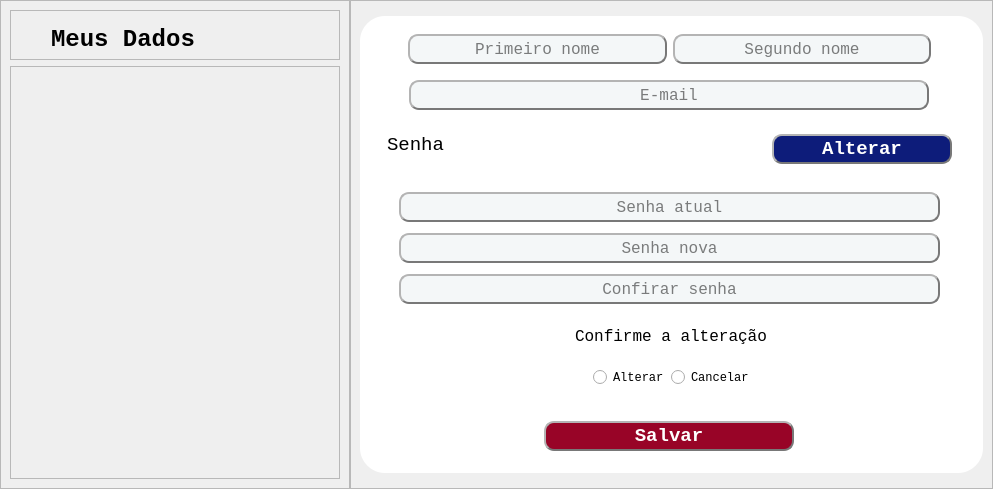
      <widget class="QWidget" name="data_change_pg2">
       <layout class="QHBoxLayout" name="horizontalLayout_12">
        <property name="spacing">
         <number>0</number>
        </property>
        <property name="leftMargin">
         <number>0</number>
        </property>
        <property name="topMargin">
         <number>0</number>
        </property>
        <property name="rightMargin">
         <number>0</number>
        </property>
        <property name="bottomMargin">
         <number>0</number>
        </property>
        <item>
         <widget class="QFrame" name="frame_5">
          <property name="minimumSize">
           <size>
            <width>350</width>
            <height>0</height>
           </size>
          </property>
          <property name="frameShape">
           <enum>QFrame::StyledPanel</enum>
          </property>
          <property name="frameShadow">
           <enum>QFrame::Raised</enum>
          </property>
          <layout class="QVBoxLayout" name="verticalLayout_33">
           <item>
            <widget class="QFrame" name="data_change_txt_grid_2">
             <property name="maximumSize">
              <size>
               <width>16777215</width>
               <height>50</height>
              </size>
             </property>
             <property name="frameShape">
              <enum>QFrame::StyledPanel</enum>
             </property>
             <property name="frameShadow">
              <enum>QFrame::Raised</enum>
             </property>
             <layout class="QVBoxLayout" name="verticalLayout_34">
              <property name="leftMargin">
               <number>40</number>
              </property>
              <property name="bottomMargin">
               <number>0</number>
              </property>
              <item>
               <widget class="QLabel" name="meus_dados_text2_2">
                <property name="font">
                 <font>
                  <family>Lucida Console</family>
                  <pointsize>18</pointsize>
                  <weight>75</weight>
                  <bold>true</bold>
                 </font>
                </property>
                <property name="text">
                 <string>Meus Dados</string>
                </property>
               </widget>
              </item>
             </layout>
            </widget>
           </item>
           <item>
            <widget class="QFrame" name="data_chance_icon_grid_2">
             <property name="frameShape">
              <enum>QFrame::StyledPanel</enum>
             </property>
             <property name="frameShadow">
              <enum>QFrame::Raised</enum>
             </property>
             <layout class="QVBoxLayout" name="verticalLayout_35">
              <item>
               <widget class="QLabel" name="user_icon2_2">
                <property name="maximumSize">
                 <size>
                  <width>250</width>
                  <height>250</height>
                 </size>
                </property>
                <property name="text">
                 <string/>
                </property>
                <property name="pixmap">
                 <pixmap resource="icons.qrc">:/icons/telas e icons/icons/Bianca/Icones e Imagens/IconeFotoFuncionarioAmpliada.svg</pixmap>
                </property>
                <property name="scaledContents">
                 <bool>true</bool>
                </property>
                <property name="alignment">
                 <set>Qt::AlignCenter</set>
                </property>
               </widget>
              </item>
             </layout>
            </widget>
           </item>
          </layout>
         </widget>
        </item>
        <item>
         <widget class="QFrame" name="frame_26">
          <property name="frameShape">
           <enum>QFrame::StyledPanel</enum>
          </property>
          <property name="frameShadow">
           <enum>QFrame::Raised</enum>
          </property>
          <layout class="QVBoxLayout" name="verticalLayout_24">
           <item>
            <widget class="QFrame" name="superior_adequar_3">
             <property name="maximumSize">
              <size>
               <width>16777215</width>
               <height>50</height>
              </size>
             </property>
             <property name="frameShape">
              <enum>QFrame::StyledPanel</enum>
             </property>
             <property name="frameShadow">
              <enum>QFrame::Raised</enum>
             </property>
            </widget>
           </item>
           <item alignment="Qt::AlignVCenter">
            <widget class="QFrame" name="frame_27">
             <property name="minimumSize">
              <size>
               <width>623</width>
               <height>457</height>
              </size>
             </property>
             <property name="maximumSize">
              <size>
               <width>623</width>
               <height>457</height>
              </size>
             </property>
             <property name="styleSheet">
              <string notr="true">background-color: rgb(255, 255, 255);
border-radius: 25px;
border-style: outset;
</string>
             </property>
             <property name="frameShape">
              <enum>QFrame::StyledPanel</enum>
             </property>
             <property name="frameShadow">
              <enum>QFrame::Raised</enum>
             </property>
             <layout class="QVBoxLayout" name="verticalLayout_28">
              <item>
               <widget class="QFrame" name="frame_28">
                <property name="sizePolicy">
                 <sizepolicy hsizetype="Preferred" vsizetype="Preferred">
                  <horstretch>0</horstretch>
                  <verstretch>0</verstretch>
                 </sizepolicy>
                </property>
                <property name="minimumSize">
                 <size>
                  <width>601</width>
                  <height>85</height>
                 </size>
                </property>
                <property name="maximumSize">
                 <size>
                  <width>601</width>
                  <height>96</height>
                 </size>
                </property>
                <property name="frameShape">
                 <enum>QFrame::StyledPanel</enum>
                </property>
                <property name="frameShadow">
                 <enum>QFrame::Raised</enum>
                </property>
                <layout class="QVBoxLayout" name="verticalLayout_29">
                 <property name="spacing">
                  <number>6</number>
                 </property>
                 <property name="leftMargin">
                  <number>30</number>
                 </property>
                 <property name="topMargin">
                  <number>0</number>
                 </property>
                 <property name="rightMargin">
                  <number>30</number>
                 </property>
                 <property name="bottomMargin">
                  <number>0</number>
                 </property>
                 <item>
                  <widget class="QFrame" name="frame_40">
                   <property name="frameShape">
                    <enum>QFrame::StyledPanel</enum>
                   </property>
                   <property name="frameShadow">
                    <enum>QFrame::Raised</enum>
                   </property>
                   <layout class="QHBoxLayout" name="horizontalLayout_23">
                    <property name="spacing">
                     <number>6</number>
                    </property>
                    <item>
                     <widget class="QLineEdit" name="primeiro_nome_edt2">
                      <property name="minimumSize">
                       <size>
                        <width>0</width>
                        <height>30</height>
                       </size>
                      </property>
                      <property name="font">
                       <font>
                        <family>Lucida Console</family>
                        <pointsize>12</pointsize>
                       </font>
                      </property>
                      <property name="styleSheet">
                       <string notr="true">background-color: rgb(244, 247, 248);
border-radius: 10px;
border-style: outset;
border-width: 2px;
border-color: rgb(120, 120, 120);</string>
                      </property>
                      <property name="alignment">
                       <set>Qt::AlignCenter</set>
                      </property>
                      <property name="placeholderText">
                       <string>Primeiro nome</string>
                      </property>
                     </widget>
                    </item>
                    <item>
                     <widget class="QLineEdit" name="segundo_nome_edt2">
                      <property name="minimumSize">
                       <size>
                        <width>0</width>
                        <height>30</height>
                       </size>
                      </property>
                      <property name="font">
                       <font>
                        <family>Lucida Console</family>
                        <pointsize>12</pointsize>
                       </font>
                      </property>
                      <property name="styleSheet">
                       <string notr="true">background-color: rgb(244, 247, 248);
border-radius: 10px;
border-style: outset;
border-width: 2px;
border-color: rgb(120, 120, 120);</string>
                      </property>
                      <property name="alignment">
                       <set>Qt::AlignCenter</set>
                      </property>
                      <property name="placeholderText">
                       <string>Segundo nome</string>
                      </property>
                     </widget>
                    </item>
                   </layout>
                  </widget>
                 </item>
                 <item alignment="Qt::AlignHCenter">
                  <widget class="QLineEdit" name="email_edt2">
                   <property name="minimumSize">
                    <size>
                     <width>520</width>
                     <height>30</height>
                    </size>
                   </property>
                   <property name="maximumSize">
                    <size>
                     <width>525</width>
                     <height>16777215</height>
                    </size>
                   </property>
                   <property name="font">
                    <font>
                     <family>Lucida Console</family>
                     <pointsize>12</pointsize>
                    </font>
                   </property>
                   <property name="styleSheet">
                    <string notr="true">background-color: rgb(244, 247, 248);
border-radius: 10px;
border-style: outset;
border-width: 2px;
border-color: rgb(120, 120, 120);</string>
                   </property>
                   <property name="alignment">
                    <set>Qt::AlignCenter</set>
                   </property>
                   <property name="placeholderText">
                    <string>E-mail</string>
                   </property>
                  </widget>
                 </item>
                </layout>
               </widget>
              </item>
              <item alignment="Qt::AlignTop">
               <widget class="QFrame" name="frame_29">
                <property name="minimumSize">
                 <size>
                  <width>601</width>
                  <height>65</height>
                 </size>
                </property>
                <property name="maximumSize">
                 <size>
                  <width>601</width>
                  <height>45</height>
                 </size>
                </property>
                <property name="frameShape">
                 <enum>QFrame::StyledPanel</enum>
                </property>
                <property name="frameShadow">
                 <enum>QFrame::Raised</enum>
                </property>
                <layout class="QHBoxLayout" name="horizontalLayout_10">
                 <item alignment="Qt::AlignTop">
                  <widget class="QFrame" name="frame_30">
                   <property name="maximumSize">
                    <size>
                     <width>16777215</width>
                     <height>45</height>
                    </size>
                   </property>
                   <property name="frameShape">
                    <enum>QFrame::StyledPanel</enum>
                   </property>
                   <property name="frameShadow">
                    <enum>QFrame::Raised</enum>
                   </property>
                   <layout class="QVBoxLayout" name="verticalLayout_30">
                    <item alignment="Qt::AlignLeft">
                     <widget class="QLabel" name="label_8">
                      <property name="font">
                       <font>
                        <family>Lucida Console</family>
                        <pointsize>14</pointsize>
                       </font>
                      </property>
                      <property name="text">
                       <string>Senha</string>
                      </property>
                     </widget>
                    </item>
                   </layout>
                  </widget>
                 </item>
                 <item alignment="Qt::AlignRight|Qt::AlignTop">
                  <widget class="QFrame" name="frame_31">
                   <property name="maximumSize">
                    <size>
                     <width>16777215</width>
                     <height>45</height>
                    </size>
                   </property>
                   <property name="frameShape">
                    <enum>QFrame::StyledPanel</enum>
                   </property>
                   <property name="frameShadow">
                    <enum>QFrame::Raised</enum>
                   </property>
                   <layout class="QVBoxLayout" name="verticalLayout_31">
                    <item>
                     <widget class="QPushButton" name="pushButton_12">
                      <property name="minimumSize">
                       <size>
                        <width>180</width>
                        <height>30</height>
                       </size>
                      </property>
                      <property name="maximumSize">
                       <size>
                        <width>180</width>
                        <height>16777215</height>
                       </size>
                      </property>
                      <property name="font">
                       <font>
                        <family>Lucida Console</family>
                        <pointsize>14</pointsize>
                        <weight>75</weight>
                        <bold>true</bold>
                       </font>
                      </property>
                      <property name="cursor">
                       <cursorShape>PointingHandCursor</cursorShape>
                      </property>
                      <property name="styleSheet">
                       <string notr="true">background-color: rgb(13, 28, 122);
color: rgb(255, 255, 255);
border-radius: 10px;
border-style: outset;
border-width: 2px;
border-color: rgb(120, 120, 120);</string>
                      </property>
                      <property name="text">
                       <string>Alterar</string>
                      </property>
                     </widget>
                    </item>
                   </layout>
                  </widget>
                 </item>
                </layout>
               </widget>
              </item>
              <item alignment="Qt::AlignTop">
               <widget class="QFrame" name="frame_32">
                <property name="minimumSize">
                 <size>
                  <width>601</width>
                  <height>125</height>
                 </size>
                </property>
                <property name="maximumSize">
                 <size>
                  <width>601</width>
                  <height>125</height>
                 </size>
                </property>
                <property name="frameShape">
                 <enum>QFrame::StyledPanel</enum>
                </property>
                <property name="frameShadow">
                 <enum>QFrame::Raised</enum>
                </property>
                <layout class="QVBoxLayout" name="verticalLayout_32">
                 <property name="spacing">
                  <number>6</number>
                 </property>
                 <property name="leftMargin">
                  <number>30</number>
                 </property>
                 <property name="topMargin">
                  <number>0</number>
                 </property>
                 <property name="rightMargin">
                  <number>30</number>
                 </property>
                 <property name="bottomMargin">
                  <number>0</number>
                 </property>
                 <item>
                  <widget class="QLineEdit" name="senha_atual_edt">
                   <property name="enabled">
                    <bool>true</bool>
                   </property>
                   <property name="minimumSize">
                    <size>
                     <width>0</width>
                     <height>30</height>
                    </size>
                   </property>
                   <property name="font">
                    <font>
                     <family>Lucida Console</family>
                     <pointsize>12</pointsize>
                    </font>
                   </property>
                   <property name="styleSheet">
                    <string notr="true">background-color: rgb(244, 247, 248);
border-radius: 10px;
border-style: outset;
border-width: 2px;
border-color: rgb(120, 120, 120);</string>
                   </property>
                   <property name="echoMode">
                    <enum>QLineEdit::Password</enum>
                   </property>
                   <property name="alignment">
                    <set>Qt::AlignCenter</set>
                   </property>
                   <property name="readOnly">
                    <bool>false</bool>
                   </property>
                   <property name="placeholderText">
                    <string>Senha atual</string>
                   </property>
                  </widget>
                 </item>
                 <item>
                  <widget class="QLineEdit" name="senha_nova_edt">
                   <property name="enabled">
                    <bool>true</bool>
                   </property>
                   <property name="minimumSize">
                    <size>
                     <width>0</width>
                     <height>30</height>
                    </size>
                   </property>
                   <property name="font">
                    <font>
                     <family>Lucida Console</family>
                     <pointsize>12</pointsize>
                    </font>
                   </property>
                   <property name="styleSheet">
                    <string notr="true">background-color: rgb(244, 247, 248);
border-radius: 10px;
border-style: outset;
border-width: 2px;
border-color: rgb(120, 120, 120);</string>
                   </property>
                   <property name="echoMode">
                    <enum>QLineEdit::Password</enum>
                   </property>
                   <property name="alignment">
                    <set>Qt::AlignCenter</set>
                   </property>
                   <property name="readOnly">
                    <bool>false</bool>
                   </property>
                   <property name="placeholderText">
                    <string>Senha nova</string>
                   </property>
                  </widget>
                 </item>
                 <item>
                  <widget class="QLineEdit" name="senha_nova_confirma_edt">
                   <property name="enabled">
                    <bool>true</bool>
                   </property>
                   <property name="minimumSize">
                    <size>
                     <width>0</width>
                     <height>30</height>
                    </size>
                   </property>
                   <property name="font">
                    <font>
                     <family>Lucida Console</family>
                     <pointsize>12</pointsize>
                    </font>
                   </property>
                   <property name="styleSheet">
                    <string notr="true">background-color: rgb(244, 247, 248);
border-radius: 10px;
border-style: outset;
border-width: 2px;
border-color: rgb(120, 120, 120);</string>
                   </property>
                   <property name="echoMode">
                    <enum>QLineEdit::Password</enum>
                   </property>
                   <property name="alignment">
                    <set>Qt::AlignCenter</set>
                   </property>
                   <property name="readOnly">
                    <bool>false</bool>
                   </property>
                   <property name="placeholderText">
                    <string>Confirar senha</string>
                   </property>
                  </widget>
                 </item>
                </layout>
               </widget>
              </item>
              <item>
               <widget class="QFrame" name="frame_41">
                <property name="frameShape">
                 <enum>QFrame::StyledPanel</enum>
                </property>
                <property name="frameShadow">
                 <enum>QFrame::Raised</enum>
                </property>
                <layout class="QVBoxLayout" name="verticalLayout_55">
                 <property name="leftMargin">
                  <number>0</number>
                 </property>
                 <property name="topMargin">
                  <number>0</number>
                 </property>
                 <property name="rightMargin">
                  <number>0</number>
                 </property>
                 <property name="bottomMargin">
                  <number>0</number>
                 </property>
                 <item>
                  <widget class="QFrame" name="frame_45">
                   <property name="frameShape">
                    <enum>QFrame::StyledPanel</enum>
                   </property>
                   <property name="frameShadow">
                    <enum>QFrame::Raised</enum>
                   </property>
                   <layout class="QVBoxLayout" name="verticalLayout_56">
                    <item alignment="Qt::AlignHCenter">
                     <widget class="QLabel" name="label_13">
                      <property name="font">
                       <font>
                        <family>Lucida Console</family>
                        <pointsize>12</pointsize>
                       </font>
                      </property>
                      <property name="text">
                       <string>Confirme a alteração</string>
                      </property>
                     </widget>
                    </item>
                   </layout>
                  </widget>
                 </item>
                 <item alignment="Qt::AlignHCenter">
                  <widget class="QFrame" name="frame_46">
                   <property name="frameShape">
                    <enum>QFrame::StyledPanel</enum>
                   </property>
                   <property name="frameShadow">
                    <enum>QFrame::Raised</enum>
                   </property>
                   <layout class="QHBoxLayout" name="horizontalLayout_24">
                    <item>
                     <widget class="QRadioButton" name="confirm_alterar">
                      <property name="font">
                       <font>
                        <family>Lucida Console</family>
                        <pointsize>9</pointsize>
                       </font>
                      </property>
                      <property name="text">
                       <string>Alterar</string>
                      </property>
                     </widget>
                    </item>
                    <item>
                     <widget class="QRadioButton" name="confirm_cancelar">
                      <property name="font">
                       <font>
                        <family>Lucida Console</family>
                        <pointsize>9</pointsize>
                       </font>
                      </property>
                      <property name="text">
                       <string>Cancelar</string>
                      </property>
                     </widget>
                    </item>
                   </layout>
                  </widget>
                 </item>
                </layout>
               </widget>
              </item>
              <item alignment="Qt::AlignBottom">
               <widget class="QFrame" name="frame_33">
                <property name="minimumSize">
                 <size>
                  <width>601</width>
                  <height>45</height>
                 </size>
                </property>
                <property name="maximumSize">
                 <size>
                  <width>601</width>
                  <height>96</height>
                 </size>
                </property>
                <property name="frameShape">
                 <enum>QFrame::StyledPanel</enum>
                </property>
                <property name="frameShadow">
                 <enum>QFrame::Raised</enum>
                </property>
                <layout class="QHBoxLayout" name="horizontalLayout_11">
                 <property name="spacing">
                  <number>0</number>
                 </property>
                 <property name="leftMargin">
                  <number>120</number>
                 </property>
                 <property name="topMargin">
                  <number>0</number>
                 </property>
                 <property name="rightMargin">
                  <number>120</number>
                 </property>
                 <property name="bottomMargin">
                  <number>10</number>
                 </property>
                 <item>
                  <widget class="QPushButton" name="data_salvar_btn2">
                   <property name="minimumSize">
                    <size>
                     <width>0</width>
                     <height>30</height>
                    </size>
                   </property>
                   <property name="maximumSize">
                    <size>
                     <width>250</width>
                     <height>30</height>
                    </size>
                   </property>
                   <property name="font">
                    <font>
                     <family>Lucida Console</family>
                     <pointsize>14</pointsize>
                     <weight>75</weight>
                     <bold>true</bold>
                    </font>
                   </property>
                   <property name="cursor">
                    <cursorShape>PointingHandCursor</cursorShape>
                   </property>
                   <property name="styleSheet">
                    <string notr="true">background-color: rgb(152, 4, 39);
color: rgb(255, 255, 255);
border-radius: 10px;
border-style: outset;
border-width: 2px;
border-color: rgb(120, 120, 120);</string>
                   </property>
                   <property name="text">
                    <string>Salvar</string>
                   </property>
                  </widget>
                 </item>
                </layout>
               </widget>
              </item>
             </layout>
            </widget>
           </item>
           <item>
            <widget class="QFrame" name="inferior_adequar_2">
             <property name="maximumSize">
              <size>
               <width>16777215</width>
               <height>50</height>
              </size>
             </property>
             <property name="frameShape">
              <enum>QFrame::StyledPanel</enum>
             </property>
             <property name="frameShadow">
              <enum>QFrame::Raised</enum>
             </property>
            </widget>
           </item>
          </layout>
         </widget>
        </item>
       </layout>
      </widget>
